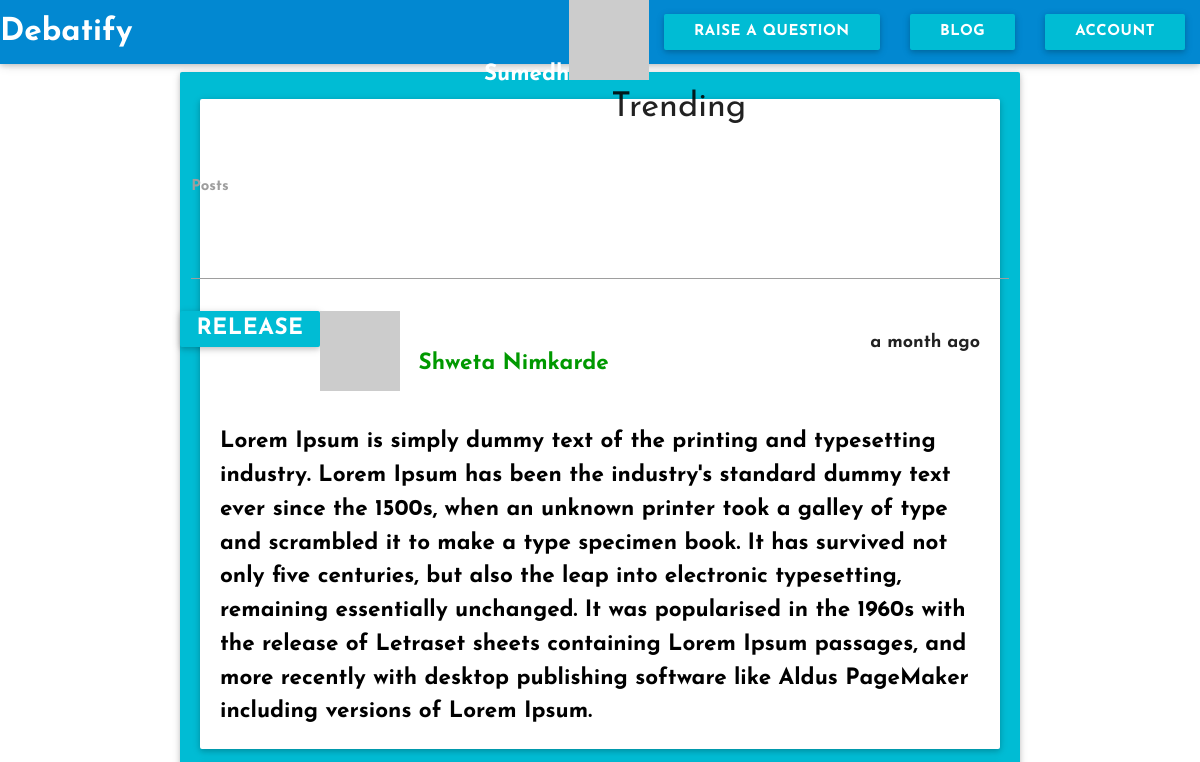
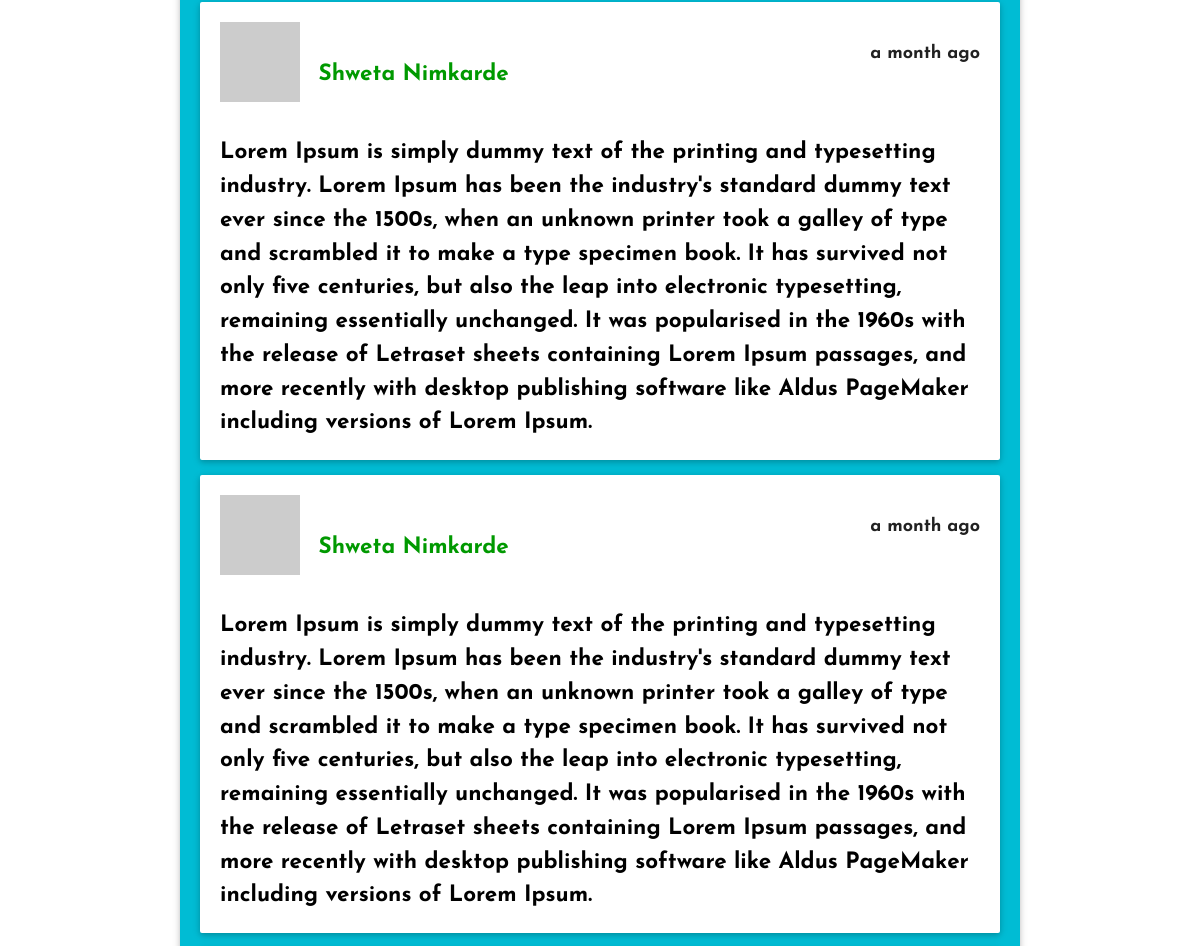
Before: /welcome/blog (signed in, upper part) with the older database file (2 pictures, top to bottom).
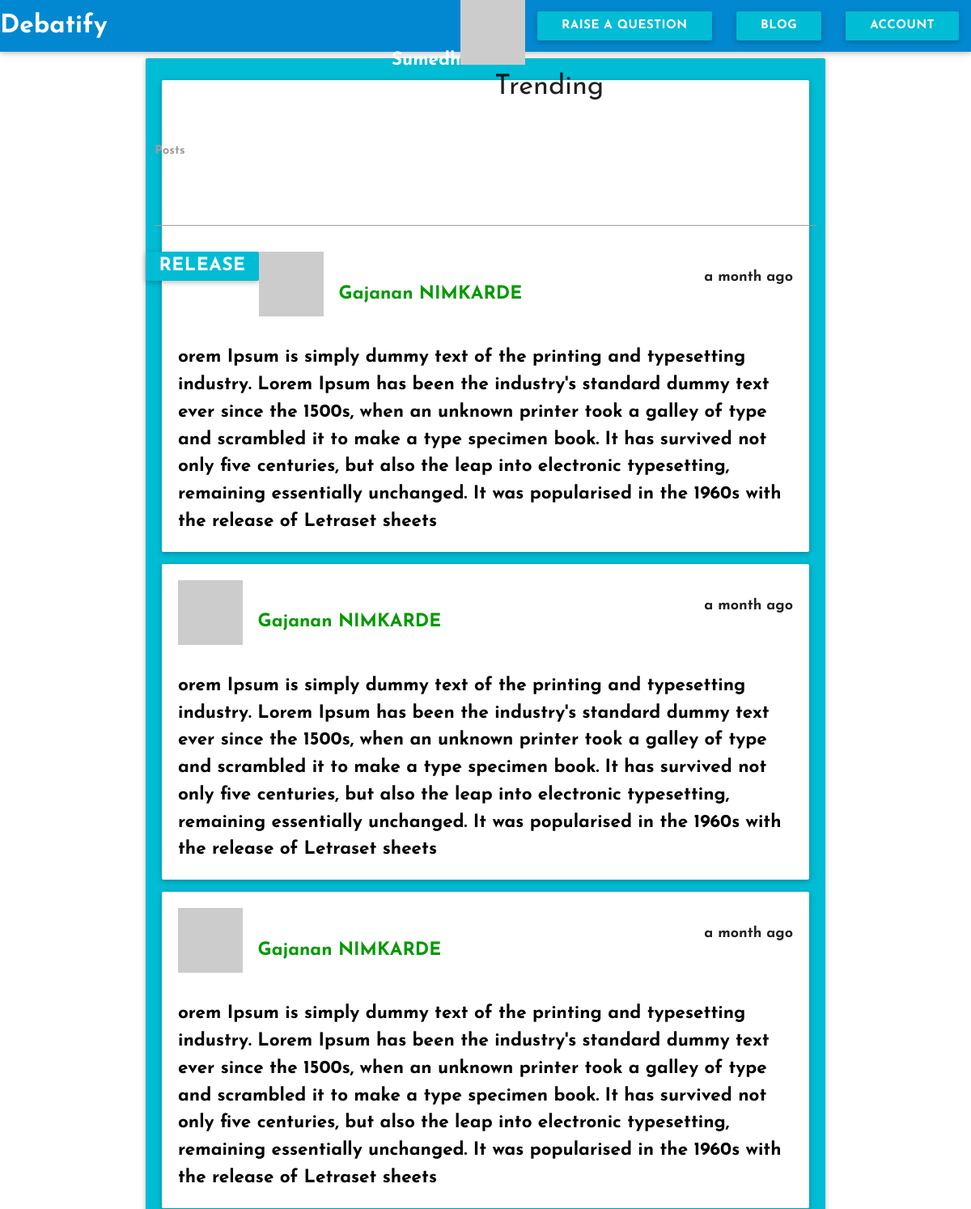
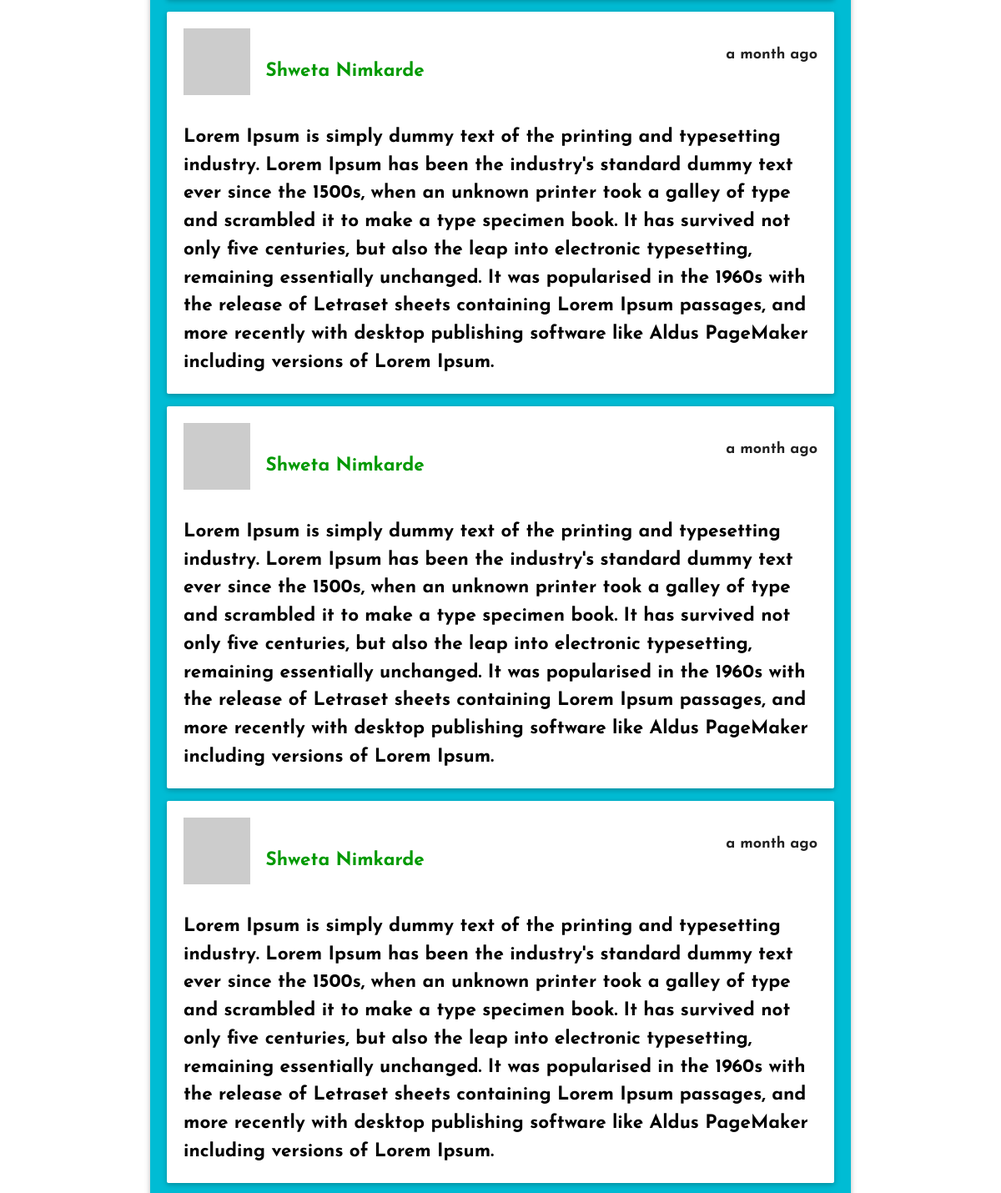
After: the same page with the newer database file (2 pictures, top to bottom).
### app/models.py (models this page shows, shortened)
class User(UserMixin,db.Model):
	__tablename__ = 'users'
	id = db.Column(db.Integer,primary_key = True)
	firstname = db.Column(db.String(50),nullable = True)
	lastname = db.Column(db.String(50),nullable = True)
	email = db.Column(db.String(50),nullable = True)
	username = db.Column(db.String(64),nullable = True)
	password = db.Column(db.String(100),nullable = True)
	password_hash = db.Column(db.String(128), nullable = True)
	confirmed = db.Column(db.Boolean, default = False)
	question = db.relationship("Question", backref = "owner", lazy = 'dynamic')
	location = db.Column(db.String(64),nullable = True)
	about_me = db.Column(db.Text(),nullable = True)
	member_since = db.Column(db.DateTime(), default=datetime.utcnow,nullable = True)
	last_seen = db.Column(db.DateTime(), default=datetime.utcnow,nullable = True)
	posts = db.relationship('Posts', backref = 'author', lazy = 'dynamic')
	fetchedChat = db.relationship('Chats', backref = 'messenger', lazy = 'dynamic')
	followed = db.relationship('Follow', foreign_keys = [Follow.follower_id],backref=db.backref('follower', lazy='joined'),lazy='dynamic',cascade='all, delete-orphan')
	followers = db.relationship('Follow', foreign_keys = [Follow.followed_id], backref = db.backref('followed', lazy = 'joined'),lazy='dynamic',cascade='all, delete-orphan')
	def gravatar(self, size=100, default='identicon', rating='g'):
		if request.is_secure:
			url = 'https://secure.gravatar.com/avatar'
		else:
			url = 'http://www.gravatar.com/avatar'
		hash = hashlib.md5(self.email.encode('utf-8')).hexdigest()
		return '{url}/{hash}?s={size}&d={default}&r={rating}'.format(
			url=url, hash=hash, size=size, default=default, rating=rating)
	@property
	def password(self):
		raise AttributeError('password is not a readable attribute')
	@password.setter
	def password(self, password):
		self.password_hash = generate_password_hash(password)

class Posts(db.Model):
	__tablename__ = "posts"
	id = db.Column(db.Integer, primary_key = True)
	body = db.Column(db.Text)
	timestamp = db.Column(db.DateTime, index = True, default = datetime.utcnow)
	author_id = db.Column(db.Integer, db.ForeignKey('users.id'))

### app/main/views.py (the view)
@welcome.route('/blog')
def blog():
	posts = Posts.query.order_by(Posts.timestamp.desc()).all()
	return render_template('blog.html', posts = posts)

### app/models.py (called while the page is built)
@login_manager.user_loader
def load_user(user_id):
	return User.query.get(int(user_id))

### app/main/templates/blog.html (shortened to what this page needs)
{% extends 'me.html' %}
{% block head %}
  {{ super () }}
  <link rel="stylesheet" type="text/css" href="{{url_for('static', filename = "assets/css/blog.css")}}">
{% endblock %}
{% block page_content %}
	<div class = "container">
		<form action = "{{url_for('main.posted')}}" method = "POST">
		<div class="input-field col s12">
          <br>
          <textarea id="textarea1" class="materialize-textarea" name = "postbody"></textarea>
          <label for="textarea1">Posts</label>
        </div>
        <button class = "col s2 btn cyan" type = "submit">Release</button>
        <div class = "posts">
        	<div class = "post card-panel cyan">
            {% if posts %}
            {% for post in posts %}
            <div class = "card-panel">
              <img src="{{ post.author.gravatar( size = 40 ) }}" draggable="false"/>
              <span id = "author_name">{{ post.author.firstname }}&nbsp;{{ post.author.lastname }}</span>
              <p class = "timestamp">{{ moment(post.timestamp).fromNow() }}</p>
              <p class = "postbody">{{ post.body }}</p>
            </div>
            {% endfor %}
            {% endif %}
          </div>
        </div>
    	</form>
	</div>
{% endblock %}

### app/auth/templates/me.html (shortened to what this page needs)
<!DOCTYPE html>
<html>
    <head>
        {% block head %}
        <link rel="stylesheet" type="text/css" href="{{url_for('static',filename = "assets/materialize/css/materialize.min.css")}}">
        <link rel="stylesheet" type="text/css" href = "{{url_for('static', filename = "assets/css/card.css")}}">
        {% endblock %}
    </head>
    <body>
            {% block navbar %}
        <div class = "navbar-fixed">
            <nav>
                <div class = "nav-wrapper light-blue darken-2">
                    <a href="{{url_for('auth.dashboard')}}" class="brand-logo">Debatify</a>
                    <ul id="nav-mobile" class="right hide-on-med-and-down">
                        <li>{% block signed_in_as %}{{ current_user.firstname | title }}<img src = "{{ current_user.gravatar( size = 40 ) }}" />{% endblock %}</li>
                        <li><a href="#modal1" class = "waves-effect waves-light btn cyan modal-trigger">Raise a question</a></li>
                        <li><a href="{{url_for('main.blog')}}" class = "btn cyan">Blog</a></li>
                        <li><a href="" class = " cyan btn dropdown-button" data-activates = "dropdown1">Account</a></li>
                    </ul>
                </div>
            </nav>
        </div>
        {% endblock %}
        {% block questions %}
        <div class = "main row">
            <div class = "col s6">
            </div>
            <div class = "trending col s3">
                <h4>Trending</h4>
            </div>
        {% endblock %}
        {% block page_content %}{% endblock %}
    </body>
</html>

### app/static/assets/css/card.css (style rules this page uses)
body { font-family: 'Josefin Sans', sans-serif; font-weight: bold; font-size: 1.5em; }
.trending { width : 30%; margin-left : 10%; }

### app/static/assets/css/blog.css (style rules this page uses)
#author_name { color: #009900; font-weight: bold; position: relative; bottom: 1em; left: .5em; }
.postbody { color: #000; }
.timestamp { font-size: .8em; float: right; }

Changed rows visible on the page:
added Posts: author.firstname "Gajanan", author.lastname "NIMKARDE", timestamp "a month ago", body "orem Ipsum is simply dummy text of the printing and typesetting industry. Lorem Ipsum has been the industry's standard dummy text ever since the 1500s, when an unknown printer took a galley of type and scrambled it to make a type specimen book. It has survived not only five centuries, but also the leap into electronic typesetting, remaining essentially unchanged. It was popularised in the 1960s with the release of Letraset sheets"
added Posts: author.firstname "Gajanan", author.lastname "NIMKARDE", timestamp "a month ago", body "orem Ipsum is simply dummy text of the printing and typesetting industry. Lorem Ipsum has been the industry's standard dummy text ever since the 1500s, when an unknown printer took a galley of type and scrambled it to make a type specimen book. It has survived not only five centuries, but also the leap into electronic typesetting, remaining essentially unchanged. It was popularised in the 1960s with the release of Letraset sheets"
added Posts: author.firstname "Gajanan", author.lastname "NIMKARDE", timestamp "a month ago", body "orem Ipsum is simply dummy text of the printing and typesetting industry. Lorem Ipsum has been the industry's standard dummy text ever since the 1500s, when an unknown printer took a galley of type and scrambled it to make a type specimen book. It has survived not only five centuries, but also the leap into electronic typesetting, remaining essentially unchanged. It was popularised in the 1960s with the release of Letraset sheets"
